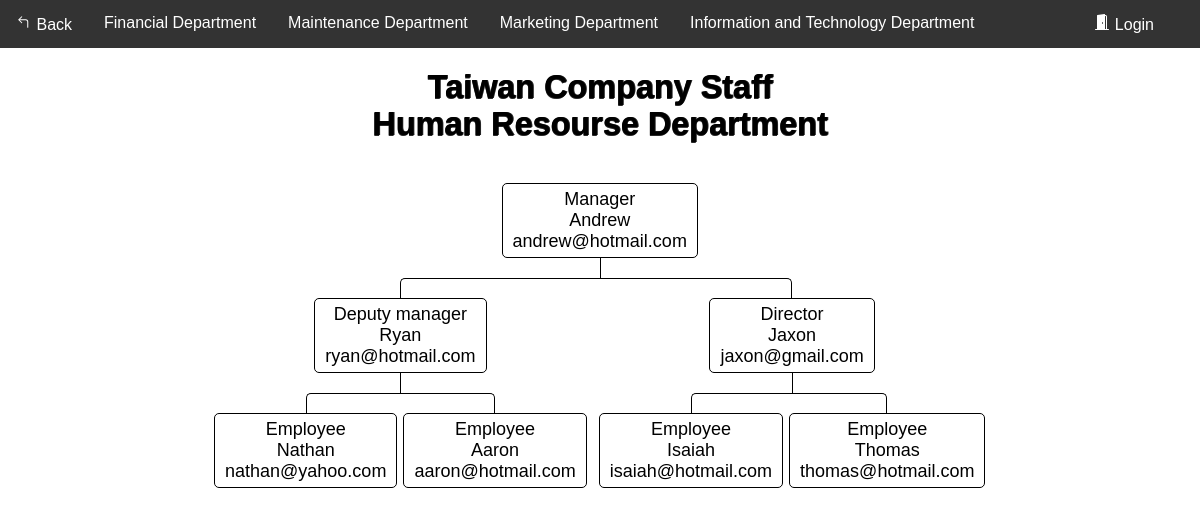
The app's page /Flowchart/flowchart_Tai_HR.php with its own data.
### tables this page shows
CREATE TABLE `department_tai` (
  `ID` double NOT NULL,
  `Name` varchar(100) DEFAULT NULL,
  `email` varchar(100) DEFAULT NULL,
  `department` varchar(100) DEFAULT NULL,
  `Number` varchar(100) DEFAULT NULL,
  `position` varchar(100) DEFAULT NULL
);

### Flowchart/data_Tai.php (called while the page is built, shortened)
<?php
    require_once "config.php";
    $sql = "SELECT * from department_tai where ID ='1008'";
    $result = $link->query($sql);
        if ($result->num_rows > 0) {
            while ($row = $result->fetch_assoc()) {
                $Name1008 = $row['Name'];
                $email1008 = $row['email'];
            }
        }
    $sql = "SELECT * from department_tai where ID ='1009'";
    $result = $link->query($sql);
        if ($result->num_rows > 0) {
            while ($row = $result->fetch_assoc()) {
                $Name1009 = $row['Name'];
                $email1009 = $row['email'];
            }
        }
        $sql = "SELECT * from department_tai where ID ='1010'";
    $result = $link->query($sql);
        if ($result->num_rows > 0) {
            while ($row = $result->fetch_assoc()) {
                $Name1010 = $row['Name'];
                $email1010 = $row['email'];
            }
        }
    $sql = "SELECT * from department_tai where ID ='1011'";
    $result = $link->query($sql);
        if ($result->num_rows > 0) {
            while ($row = $result->fetch_assoc()) {
                $Name1011 = $row['Name'];
                $email1011 = $row['email'];
            }
        }
    $sql = "SELECT * from department_tai where ID ='1012'";
    $result = $link->query($sql);
        if ($result->num_rows > 0) {
            while ($row = $result->fetch_assoc()) {
                $Name1012 = $row['Name'];
                $email1012 = $row['email'];
            }
        }
    $sql = "SELECT * from department_tai where ID ='1013'";
    $result = $link->query($sql);
        if ($result->num_rows > 0) {
            while ($row = $result->fetch_assoc()) {
                $Name1013 = $row['Name'];
                $email1013 = $row['email'];
            }
        }
    $sql = "SELECT * from department_tai where ID ='1014'";
    $result = $link->query($sql);
        if ($result->num_rows > 0) {
            while ($row = $result->fetch_assoc()) {
                $Name1014 = $row['Name'];
                $email1014 = $row['email'];
            }
        }
?>

### Flowchart/flowchart_Tai_HR.php (the view, shortened to what this page needs)
<?php
require_once "data_Tai.php";
?>
<!DOCTYPE html>
<html lang="en">
<head>
	<link rel="stylesheet" href="style.css">
</head>
<body>
<div class="navbar">
            <a href="../HomePages/Home.php">
			 Back</a>
			<a href="flowchart_Tai_F.php">Financial Department</a>
			<a href="flowchart_Tai_M.php">Maintenance Department</a>
			<a href="flowchart_Tai_Ma.php">Marketing Department</a>
			<a href="flowchart_Tai_IT.php">Information and Technology Department</a>
			 <?php
                if(isset($_SESSION["loggedin"]) && $_SESSION["loggedin"] === true){
			?>
				<a href="../AccountSystem1/welcome.php" class="a1">
				<svg width="1em" height="1em" viewBox="0 0 16 16" class="bi bi-house-door-fill" fill="currentColor" xmlns="http://www.w3.org/2000/svg">
					<path d="M6.5 10.995V14.5a.5.5 0 0 1-.5.5H2a.5.5 0 0 1-.5-.5v-7a.5.5 0 0 1 .146-.354l6-6a.5.5 0 0 1 .708 0l6 6a.5.5 0 0 1 .146.354v7a.5.5 0 0 1-.5.5h-4a.5.5 0 0 1-.5-.5V11c0-.25-.25-.5-.5-.5H7c-.25 0-.5.25-.5.495z"/>
					<path fill-rule="evenodd" d="M13 2.5V6l-2-2V2.5a.5.5 0 0 1 .5-.5h1a.5.5 0 0 1 .5.5z"/>
				</svg>
				Home</a>
			<?php
                }else{
			?>
				<a href="../AccountSystem1/login.php" class="a1">
				Login</a>
			<?php
                }
            ?>
        </div>
<div>
<div>
	<br>
	<h1>Taiwan Company Staff<br>Human Resourse Department</h1>
	<nav class="nav">
							<ul>
								<li>
									<a href="#">Manager<br><?php echo $Name1008; ?><br><?php echo $email1008; ?></a>
										<ul>
											<li>
												<a href="#">Deputy manager<br><?php echo $Name1009; ?><br><?php echo $email1009; ?></a>
													<ul>
														<li>
															<a href="#">Employee<br><?php echo $Name1011; ?><br><?php echo $email1011; ?></a>
																<li>
																	<a href="#">Employee<br><?php echo $Name1012; ?><br><?php echo $email1012; ?></a>
																</li>
														</li>
													</ul>
														<li>
															<a href="#">Director<br><?php echo $Name1010; ?><br><?php echo $email1010; ?></a>
															<ul>
																<li>
																	<a href="#">Employee<br><?php echo $Name1013; ?><br><?php echo $email1013; ?></a>
																	<li>
																		<a href="#">Employee<br><?php echo $Name1014; ?><br><?php echo $email1014; ?></a>
																	</li>
																</li>
															</ul>
														</li>
													</li>
												</ul>
											</li>
										</ul>
	</nav>
</div>
</body>
</html>

### Flowchart/style.css (style rules this page uses)
*, *:before, *:after { -webkit-box-sizing: border-box; -moz-box-sizing: border-box; box-sizing: border-box; }
* { position: relative; margin: 0; padding: 0; border: 0 none; transition: all ease .4s; }
html, body { width: 100%; height: 100%; font-family: 'Fjalla One', sans-serif; font-size: 18px; }
.nav ul { position: relative; padding-top: 20px; }
.nav li { position: relative; padding: 20px 3px 0 3px; float: left; text-align: center; list-style-type: none; }
.nav li::before, .nav li::after { content: ''; position: absolute; top: 0; right: 50%; width: 50%; height: 20px; border-top: 1px solid #000000; }
.nav li::after { left: 50%; right: auto; border-left: 1px solid #000000; }
.nav li:only-child::after, .nav li:only-child::before { content: ''; display: none; }
.nav li:only-child { padding-top: 0; }
.nav li:first-child::before, .nav li:last-child::after { border: 0 none; }
.nav li:last-child::before { border-right: 1px solid #000000; border-radius: 0 5px 0 0; }
.nav li:first-child::after { border-radius: 5px 0 0 0; }
.nav ul ul::before { content: ''; position: absolute; top: 0; left: 50%; border-left: 1px solid #000000; width: 0; height: 20px; }
.nav li a { display: inline-block; padding: 5px 10px; border-radius: 5px; border: 1px solid #000000; text-decoration: none; color: #000000; font-family: arial, verdana, tahoma; font-size: 18px; }
.navbar { overflow: hidden; background-color: #333; font-family: Arial, Helvetica, sans-serif; }
.navbar a { float: left; font-size: 16px; color: white; text-align: center; padding: 14px 16px; text-decoration: none; }
.a1 { position: absolute; right: 30px; }

### Flowchart/flowchart_Tai_HR.php (style rules this page uses)
h1 { color: #000000; text-align: center; font-size: 1.8rem; text-shadow: rgba(0,0,0,0.6) 1px 0, rgba(0,0,0,0.6) 1px 0, rgba(0,0,0,0.6) 0 1px, rgba(0,0,0,0.6) 0 1px; }
.nav { margin: 20px auto; width: 790px; min-height: auto; text-align: center; }

### records on screen
department_tai: Name "Andrew", email "andrew@hotmail.com"
department_tai: Name "Ryan", email "ryan@hotmail.com"
department_tai: Name "Nathan", email "nathan@yahoo.com"
department_tai: Name "Aaron", email "aaron@hotmail.com"
department_tai: Name "Jaxon", email "jaxon@gmail.com"
department_tai: Name "Isaiah", email "isaiah@hotmail.com"
department_tai: Name "Thomas", email "thomas@hotmail.com"
